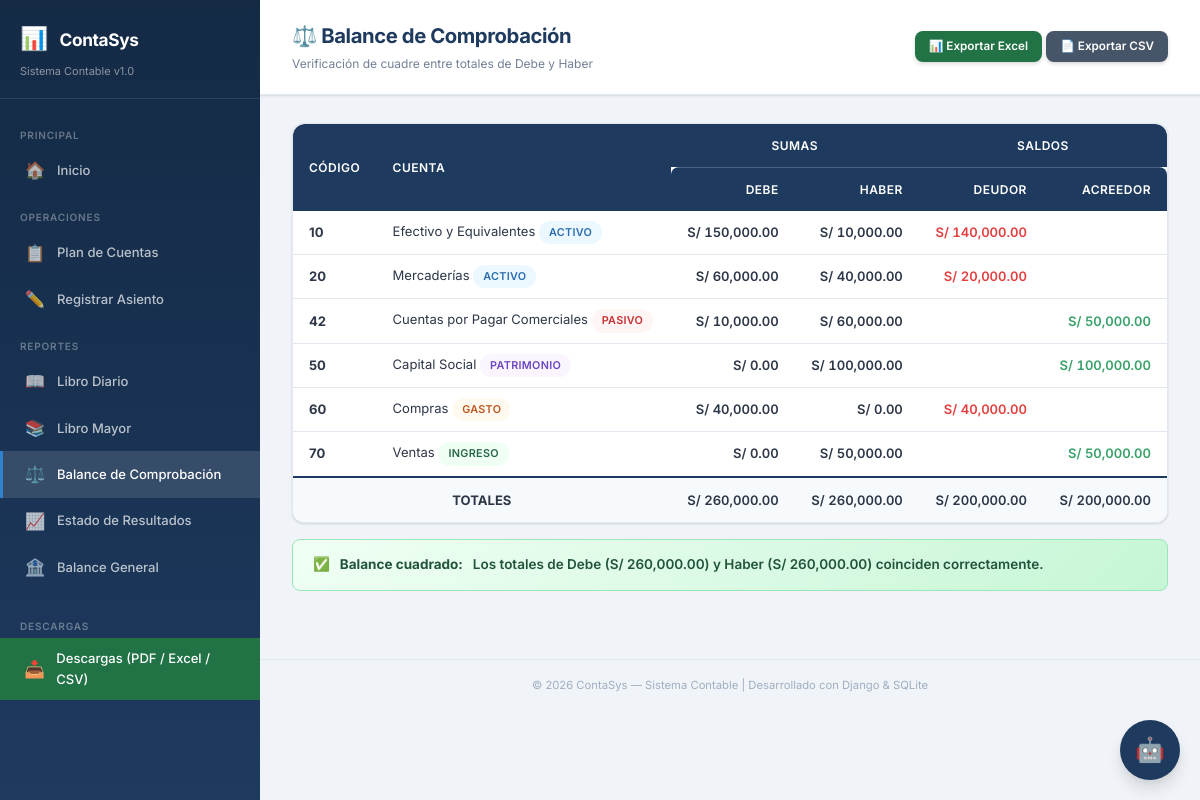
/reportes/balance-comprobacion/, run on an earlier commit of the app's database.
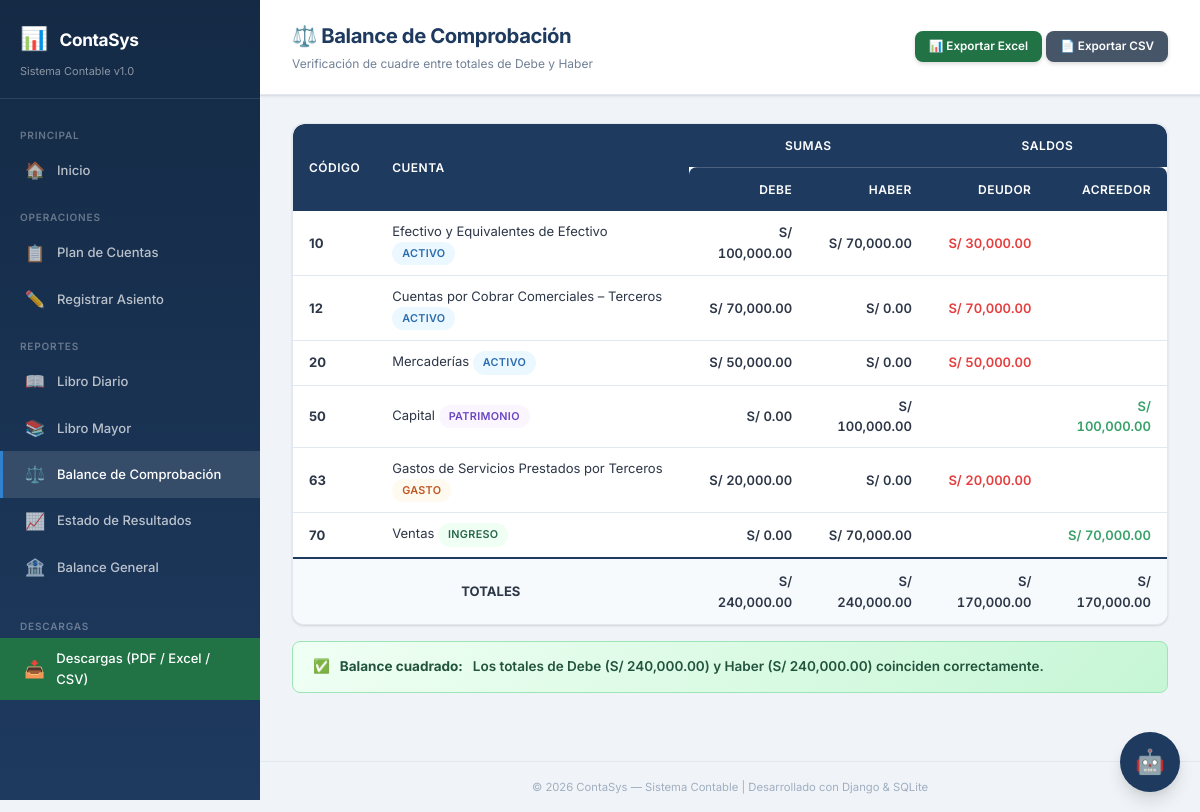
And on a later commit of the database.
### core/models.py (models this page shows, shortened)
class CuentaContable(models.Model):
    TIPO_CHOICES = [
        ('activo', 'Activo'),
        ('pasivo', 'Pasivo'),
        ('patrimonio', 'Patrimonio'),
        ('ingreso', 'Ingreso'),
        ('gasto', 'Gasto'),
    ]
    SUBCATEGORIA_CHOICES = [
        ('', 'General'),
        ('activo_corriente', 'Activo corriente'),
        ('existencias', 'Existencias'),
        ('activo_no_corriente', 'Activo no corriente'),
        ('pasivo', 'Pasivo'),
        ('patrimonio', 'Patrimonio'),
        ('gastos', 'Gastos'),
        ('ingresos', 'Ingresos'),
        ('costo_ventas', 'Costo de Ventas'),
        ('gasto_operativo', 'Gasto Operativo'),
        ('gasto_financiero', 'Gasto Financiero'),
        ('otro_ingreso', 'Otro Ingreso'),
        ('otro_gasto', 'Otro Gasto'),
    ]
    SUBCATEGORIAS_POR_TIPO = {
        'activo': ['activo_corriente', 'existencias', 'activo_no_corriente'],
        'pasivo': ['pasivo'],
        'patrimonio': ['patrimonio'],
        'gasto': ['gastos', 'costo_ventas', 'gasto_operativo', 'gasto_financiero', 'otro_gasto'],
        'ingreso': ['ingresos', 'otro_ingreso'],
    }
    codigo = models.CharField(max_length=20, unique=True, verbose_name='Código')
    nombre = models.CharField(max_length=200, verbose_name='Nombre')
    tipo = models.CharField(max_length=20, choices=TIPO_CHOICES, verbose_name='Tipo')
    subcategoria = models.CharField(
        max_length=20,
        choices=SUBCATEGORIA_CHOICES,
        blank=True,
        default='',
        verbose_name='Subcategoría'
    )
    class Meta:
        ordering = ['codigo']
        verbose_name = 'Cuenta Contable'
        verbose_name_plural = 'Cuentas Contables'

### core/views.py (the view)
# urls.py: path('reportes/balance-comprobacion/', views.balance_comprobacion, name='balance_comprobacion'),
def balance_comprobacion(request):
    cuentas = CuentaContable.objects.all()
    datos = []
    gran_total_debe = Decimal('0')
    gran_total_haber = Decimal('0')
    gran_saldo_deudor = Decimal('0')
    gran_saldo_acreedor = Decimal('0')
    for cuenta in cuentas:
        total_debe = cuenta.movimientos.filter(tipo='debe').aggregate(
            total=Sum('monto'))['total'] or Decimal('0')
        total_haber = cuenta.movimientos.filter(tipo='haber').aggregate(
            total=Sum('monto'))['total'] or Decimal('0')
        if total_debe == 0 and total_haber == 0:
            continue
        saldo = total_debe - total_haber
        saldo_deudor = saldo if saldo > 0 else Decimal('0')
        saldo_acreedor = abs(saldo) if saldo < 0 else Decimal('0')
        datos.append({
            'cuenta': cuenta,
            'total_debe': total_debe,
            'total_haber': total_haber,
            'saldo_deudor': saldo_deudor,
            'saldo_acreedor': saldo_acreedor,
        })
        gran_total_debe += total_debe
        gran_total_haber += total_haber
        gran_saldo_deudor += saldo_deudor
        gran_saldo_acreedor += saldo_acreedor
    context = {
        'datos': datos,
        'gran_total_debe': gran_total_debe,
        'gran_total_haber': gran_total_haber,
        'gran_saldo_deudor': gran_saldo_deudor,
        'gran_saldo_acreedor': gran_saldo_acreedor,
        'esta_cuadrado': gran_total_debe == gran_total_haber,
    }
    return render(request, 'balance_comprobacion.html', context)

### core/templatetags/contable_tags.py (called while the page is built)
@register.filter
def formato_moneda(valor):
    if valor is None:
        return 'S/ 0.00'
    try:
        valor = Decimal(str(valor))
        return f'S/ {valor:,.2f}'
    except Exception:
        return f'S/ {valor}'

@register.filter
def tipo_badge(tipo):
    clases = {
        'activo': 'badge-activo',
        'pasivo': 'badge-pasivo',
        'patrimonio': 'badge-patrimonio',
        'ingreso': 'badge-ingreso',
        'gasto': 'badge-gasto',
    }
    return clases.get(tipo, 'badge-default')

### templates/balance_comprobacion.html (shortened to what this page needs)
{% extends 'base.html' %}
{% load contable_tags %}
{% block nav_balance_comp %}active{% endblock %}
{% block page_title %}⚖️ Balance de Comprobación{% endblock %}
{% block page_subtitle %}Verificación de cuadre entre totales de Debe y Haber{% endblock %}
{% block page_actions %}
<a href="{% url 'exportar_reporte' 'balance-comprobacion' 'excel' %}" class="btn btn-sm" style="background:#217346; color:white; font-weight:600; box-shadow: 0 2px 4px rgba(0,0,0,0.15);">📊 Exportar Excel</a>
<a href="{% url 'exportar_reporte' 'balance-comprobacion' 'csv' %}" class="btn btn-sm" style="background:#475569; color:white; font-weight:600; box-shadow: 0 2px 4px rgba(0,0,0,0.15);">📄 Exportar CSV</a>
{% endblock %}
{% block content %}
{% if datos %}
<div class="card">
    <div class="card-body" style="padding: 0;">
        <div class="table-container">
            <table>
                <thead>
                    <tr>
                        <th rowspan="2" style="vertical-align: middle;">Código</th>
                        <th rowspan="2" style="vertical-align: middle;">Cuenta</th>
                        <th colspan="2" class="text-center" style="border-bottom: 1px solid rgba(255,255,255,0.2);">Sumas</th>
                        <th colspan="2" class="text-center" style="border-bottom: 1px solid rgba(255,255,255,0.2);">Saldos</th>
                    </tr>
                    <tr>
                        <th class="text-right">Debe</th>
                        <th class="text-right">Haber</th>
                        <th class="text-right">Deudor</th>
                        <th class="text-right">Acreedor</th>
                    </tr>
                </thead>
                <tbody>
                    {% for d in datos %}
                    <tr>
                        <td><strong>{{ d.cuenta.codigo }}</strong></td>
                        <td>
                            {{ d.cuenta.nombre }}
                            <span class="badge {{ d.cuenta.tipo|tipo_badge }}">{{ d.cuenta.get_tipo_display }}</span>
                        </td>
                        <td class="text-right monto">{{ d.total_debe|formato_moneda }}</td>
                        <td class="text-right monto">{{ d.total_haber|formato_moneda }}</td>
                        <td class="text-right monto">
                            {% if d.saldo_deudor %}
                                <span class="text-debe">{{ d.saldo_deudor|formato_moneda }}</span>
                            {% endif %}
                        </td>
                        <td class="text-right monto">
                            {% if d.saldo_acreedor %}
                                <span class="text-haber">{{ d.saldo_acreedor|formato_moneda }}</span>
                            {% endif %}
                        </td>
                    </tr>
                    {% endfor %}
                </tbody>
                <tfoot>
                    <tr>
                        <th colspan="2">TOTALES</th>
                        <th class="text-right monto">{{ gran_total_debe|formato_moneda }}</th>
                        <th class="text-right monto">{{ gran_total_haber|formato_moneda }}</th>
                        <th class="text-right monto">{{ gran_saldo_deudor|formato_moneda }}</th>
                        <th class="text-right monto">{{ gran_saldo_acreedor|formato_moneda }}</th>
                    </tr>
                </tfoot>
            </table>
        </div>
    </div>
</div>
<div class="balance-check {% if esta_cuadrado %}balanced{% else %}unbalanced{% endif %}">
    {% if esta_cuadrado %}
        ✅ <strong>Balance cuadrado:</strong> Los totales de Debe ({{ gran_total_debe|formato_moneda }}) y Haber ({{ gran_total_haber|formato_moneda }}) coinciden correctamente.
    {% else %}
        ❌ <strong>Balance descuadrado:</strong> Los totales de Debe ({{ gran_total_debe|formato_moneda }}) y Haber ({{ gran_total_haber|formato_moneda }}) no coinciden.
    {% endif %}
</div>
{% endif %}
{% endblock %}

What changed in the data, as far as the page shows it:
no longer on this page (row edited): CuentaContable: cuenta.codigo "42", cuenta.nombre "Cuentas por Pagar Comerciales", cuenta.tipo "PASIVO", total_debe "S/ 10,000.00", total_haber "S/ 60,000.00", saldo_acreedor "S/ 50,000.00"
no longer on this page (row unchanged): CuentaContable: cuenta.codigo "60", cuenta.nombre "Compras", cuenta.tipo "GASTO", total_debe "S/ 40,000.00", total_haber "S/ 0.00", saldo_deudor "S/ 40,000.00"
changed CuentaContable: cuenta.nombre "Efectivo y Equivalentes" → "Efectivo y Equivalentes de Efectivo"; total_debe "S/ 150,000.00" → "S/ 100,000.00"; total_haber "S/ 10,000.00" → "S/ 70,000.00"; saldo_deudor "S/ 140,000.00" → "S/ 30,000.00"
added CuentaContable: cuenta.codigo "12", cuenta.nombre "Cuentas por Cobrar Comerciales – Terceros", cuenta.tipo "ACTIVO", total_debe "S/ 70,000.00", total_haber "S/ 0.00", saldo_deudor "S/ 70,000.00"
computed for CuentaContable "Mercaderías": total_debe "S/ 60,000.00" → "S/ 50,000.00"; total_haber "S/ 40,000.00" → "S/ 0.00"; saldo_deudor "S/ 20,000.00" → "S/ 50,000.00"
changed CuentaContable "PATRIMONIO": cuenta.nombre "Capital Social" → "Capital"
added CuentaContable: cuenta.codigo "63", cuenta.nombre "Gastos de Servicios Prestados por Terceros", cuenta.tipo "GASTO", total_debe "S/ 20,000.00", total_haber "S/ 0.00", saldo_deudor "S/ 20,000.00"
computed for CuentaContable "Ventas": total_haber "S/ 50,000.00" → "S/ 70,000.00"; saldo_acreedor "S/ 50,000.00" → "S/ 70,000.00"
Also different on the page:
{{ gran_total_debe|formato_moneda }}: "S/ 260,000.00" → "S/ 240,000.00"
{{ gran_total_haber|formato_moneda }}: "S/ 260,000.00" → "S/ 240,000.00"
{{ gran_saldo_deudor|formato_moneda }}: "S/ 200,000.00" → "S/ 170,000.00"
{{ gran_saldo_acreedor|formato_moneda }}: "S/ 200,000.00" → "S/ 170,000.00"
